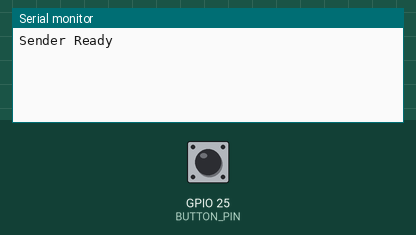
This sketch was run on a simulated ESP32. Shown: the last lines printed to the serial monitor. The test bench sets the inputs (shaded band); at power-on: GPIO 25 (BUTTON_PIN) HIGH.

Above: at 1.2 s.
1.3 s: GPIO 25 (BUTTON_PIN) pulled LOW for 0.15 s
At 2.3 s:
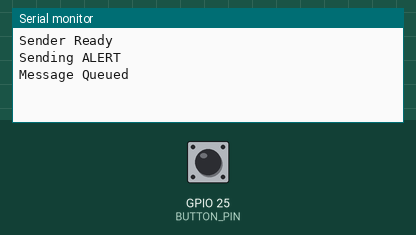
2.9 s: GPIO 25 (BUTTON_PIN) pulled LOW for 1 s
At 3.5 s:
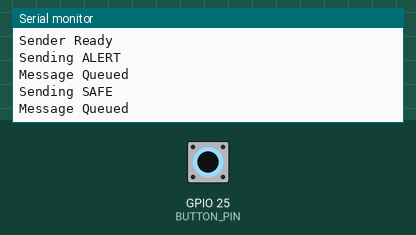

Measured:
- after the input at 1.3 s, the serial monitor: prints a new line at once (image 1)
- after the input at 2.9 s, the serial monitor: prints a new line at once (image 2)

The sketch:

Transmitter.ino
```cpp
#include <esp_now.h>
#include <WiFi.h>

uint8_t receiverMAC[] = {0x8C, 0x4B, 0x14, 0x4B, 0x2E, 0x44};

#define BUTTON_PIN 25

typedef struct {
  char command[10];
} Message;

Message msg;

bool alertState = false;      // Current mode
bool lastButtonState = HIGH;  // Previous button state


void setup()
{
  Serial.begin(115200);

  pinMode(BUTTON_PIN, INPUT_PULLUP);

  WiFi.mode(WIFI_STA);

  if (esp_now_init() != ESP_OK)
  {
    Serial.println("ESP-NOW Init Failed");
    return;
  }


  esp_now_peer_info_t peerInfo = {};
  memcpy(peerInfo.peer_addr, receiverMAC, 6);
  peerInfo.channel = 0;
  peerInfo.encrypt = false;

  if (esp_now_add_peer(&peerInfo) != ESP_OK)
  {
    Serial.println("Failed to add peer");
    return;
  }

  Serial.println("Sender Ready");
}

void loop()
{
  bool buttonState = digitalRead(BUTTON_PIN);

  // Detect button press (falling edge)
  if (lastButtonState == HIGH && buttonState == LOW)
  {
    alertState = !alertState;   // Toggle state

    if (alertState)
    {
      strcpy(msg.command, "ALERT");
      Serial.println("Sending ALERT");
    }
    else
    {
      strcpy(msg.command, "SAFE");
      Serial.println("Sending SAFE");
    }

    esp_err_t result = esp_now_send(receiverMAC,
                                    (uint8_t *)&msg,
                                    sizeof(msg));

    if (result == ESP_OK)
      Serial.println("Message Queued");
    else
      Serial.println("Send Error");

    delay(200);   // Simple debounce
  }

  lastButtonState = buttonState;
}
```
